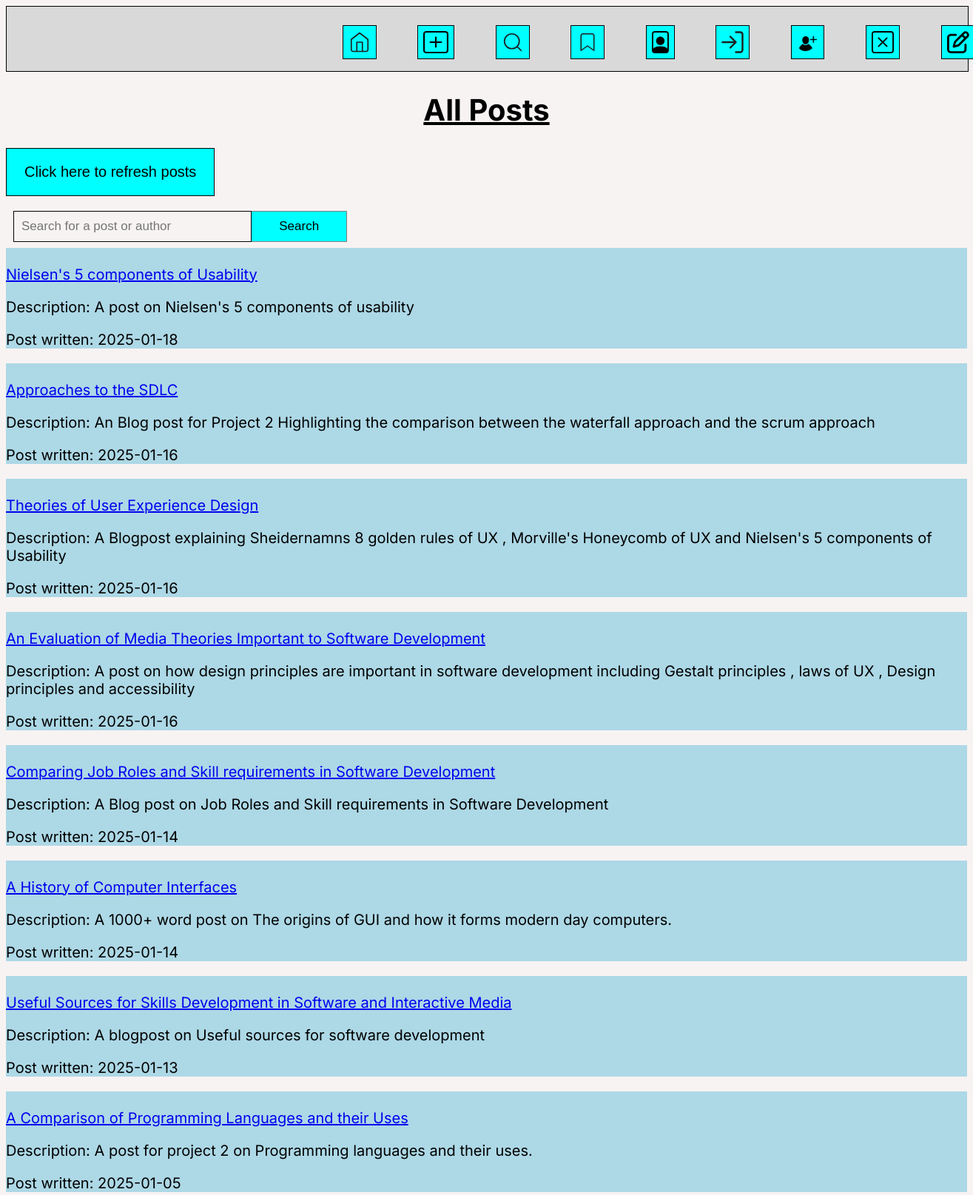
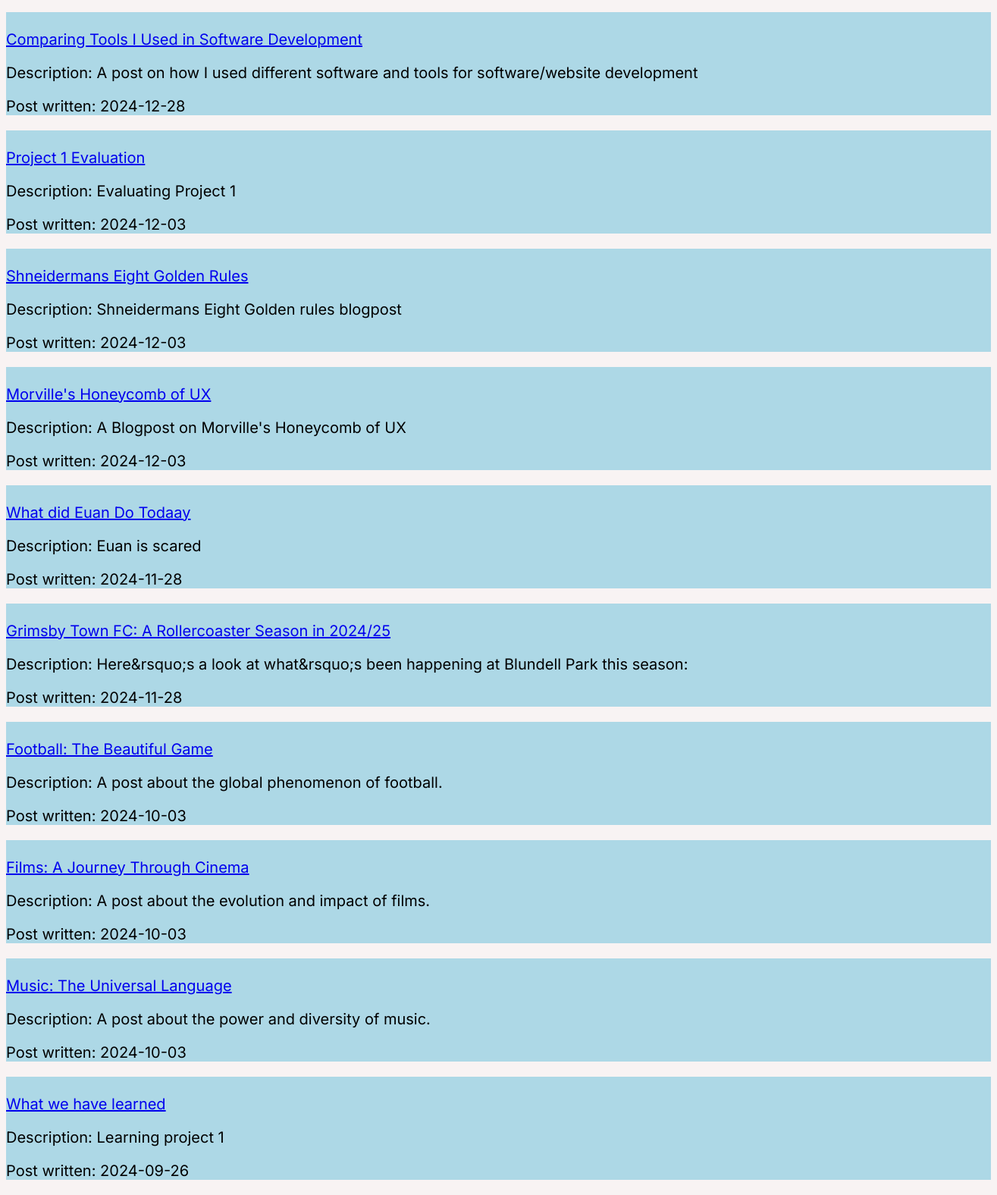
The page /list_posts.php on the database its author committed (2 pictures, top to bottom).
### tables this page shows
CREATE TABLE `posts` (
  `id` int(12) UNSIGNED NOT NULL,
  `title` varchar(255) NOT NULL,
  `description` varchar(255) NOT NULL,
  `post_txt` mediumtext NOT NULL,
  `picture` blob NOT NULL,
  `created` date NOT NULL DEFAULT current_timestamp()
);

### list_posts.php (the view, shortened to what this page needs)
<?php
include 'connectdb.php';
$posts = [];
if (empty($posts)) {
    $stmt = $conn->prepare("SELECT * FROM posts ORDER BY created DESC");
    $stmt->execute();
    $result = $stmt->get_result();
    while ($row = $result->fetch_assoc()) {
        $posts[] = $row;
    }
}
?>
<!DOCTYPE html>
<html lang="en">
<head>
    <link href="list_posts.css" rel="stylesheet">
</head>
<body>
<nav class="Header">
        <a class="icon" class="icon" href="index.php">
            <img src="Home.svg">
            </a>
            <a class="icon" href="new_post_form.php">
            <img src="create_post.svg">
            </a>
            <a class="icon" href="list_posts.php">
            <img src="Search.svg">
        <a class="icon" href="bookmarked_posts.php">
        <img src="Bookmark.svg">
        </a>
            <a class="icon" href="view_profile.php">
            <img src="Account.svg">
            </a>
            </a>
            <a class="icon" href="login.php">
            <img src="login.svg">
            </a>
            <a class="icon" href="signup.php">
            <img src="signup.svg">
            </a>
            <a class="icon" href="delete_profile.php">
        <img src="delete_profile.svg">
        </a>
        <a class="icon" href="feedback.php">
        <img src="feedback.svg">
        </a>
        </nav>
    <h1 class="title"><b><u>All Posts</u></b></h1>
    <div class="refresh">
        <button> <a href="list_posts.php"> Click here to refresh posts</a></button>
    </div>
    <div class="search-button">
        <form method='POST'>
            <input type="text" placeholder="Search for a post or author" name="search">
            <button name="submit">Search</button>
        </form>
    </div>
    <div class="posts-container">
        <?php
        if (!empty($posts)) {
            foreach ($posts as $row) {
                echo '<section class="postCard">';
                echo '<p><a href="retrieve_post.php?id=' . htmlspecialchars($row['id']) . '">' . '<br>', htmlspecialchars($row['title']) . '</a></p>';
                echo '<p>Description: ' . htmlspecialchars($row['description']) . '</p>';
                echo '<p>Post written: ' . htmlspecialchars($row['created']) . '</p>';
                echo '</section>';
            }
        } else {
            echo "<p>No posts found.</p>";
        }
        ?>
    </div>
</body>
</html>

### list_posts.css (style rules this page uses)
body { background-color: #F8F3F3; font-family: "Inter", sans-serif; font-size: 20px; }
nav { width: 100%; margin: auto; height: 87px; display: inline-block; background-color: #D9D9D9; border: 1px solid #000; }
.icon { text-decoration: none; position: relative; left: 33%; }
.icon img { border: #000 thin solid; padding: 7px; height: 30px; background-color: aqua; margin: 25px; }
.title { text-align: center; }
.refresh button { border: #000 thin solid; padding: 20px 24px; background-color: aqua; text-decoration: none; cursor: pointer; font-size: 20px; text-align: center; }
.refresh a { text-decoration: none; color: black; }
input { box-sizing: border-box; float: left; width: 25%; padding: 10px; background: transparent; color: black; font-size: 17px; border: 1px solid black; cursor: pointer; }
form button { background: aqua; float: left; width: 10%; padding: 10px; color: black; font-size: 17px; border: 1px solid grey; border-left: none; cursor: pointer; }
.search-button { text-decoration: none; padding-left: 10px; padding-bottom: 30px; }
section.postCard { background-color: lightblue; display: block; }

### rows shown on the page
posts: title "Nielsen's 5 components of Usability", description "A post on Nielsen's 5 components of usability", created "2025-01-18"
posts: title "Approaches to the SDLC", description "An Blog post for Project 2 Highlighting the comparison between the waterfall approach and the scrum approach", created "2025-01-16"
posts: title "Theories of User Experience Design", description "A Blogpost explaining Sheidernamns 8 golden rules of UX , Morville's Honeycomb of UX and Nielsen's 5 components of Usability", created "2025-01-16"
posts: title "An Evaluation of Media Theories Important to Software Development", description "A post on how design principles are important in software development including Gestalt principles , laws of UX , Design principles and accessibility", created "2025-01-16"
posts: title "Comparing Job Roles and Skill requirements in Software Development", description "A Blog post on Job Roles and Skill requirements in Software Development", created "2025-01-14"
posts: title "A History of Computer Interfaces", description "A 1000+ word post on The origins of GUI and how it forms modern day computers.", created "2025-01-14"
posts: title "Useful Sources for Skills Development in Software and Interactive Media", description "A blogpost on Useful sources for software development", created "2025-01-13"
posts: title "A Comparison of Programming Languages and their Uses", description "A post for project 2 on Programming languages and their uses.", created "2025-01-05"
posts: title "Comparing Tools I Used in Software Development", description "A post on how I used different software and tools for software/website development", created "2024-12-28"
posts: title "Project 1 Evaluation", description "Evaluating Project 1", created "2024-12-03"
posts: title "Shneidermans Eight Golden Rules", description "Shneidermans Eight Golden rules blogpost", created "2024-12-03"
posts: title "Morville's Honeycomb of UX", description "A Blogpost on Morville's Honeycomb of UX", created "2024-12-03"
posts: title "What did Euan Do Todaay", description "Euan is scared", created "2024-11-28"
posts: title "Grimsby Town FC: A Rollercoaster Season in 2024/25", description "Here&rsquo;s a look at what&rsquo;s been happening at Blundell Park this season:", created "2024-11-28"
posts: title "Football: The Beautiful Game", description "A post about the global phenomenon of football.", created "2024-10-03"
posts: title "Films: A Journey Through Cinema", description "A post about the evolution and impact of films.", created "2024-10-03"
posts: title "Music: The Universal Language", description "A post about the power and diversity of music.", created "2024-10-03"
posts: title "What we have learned", description "Learning project 1", created "2024-09-26"
